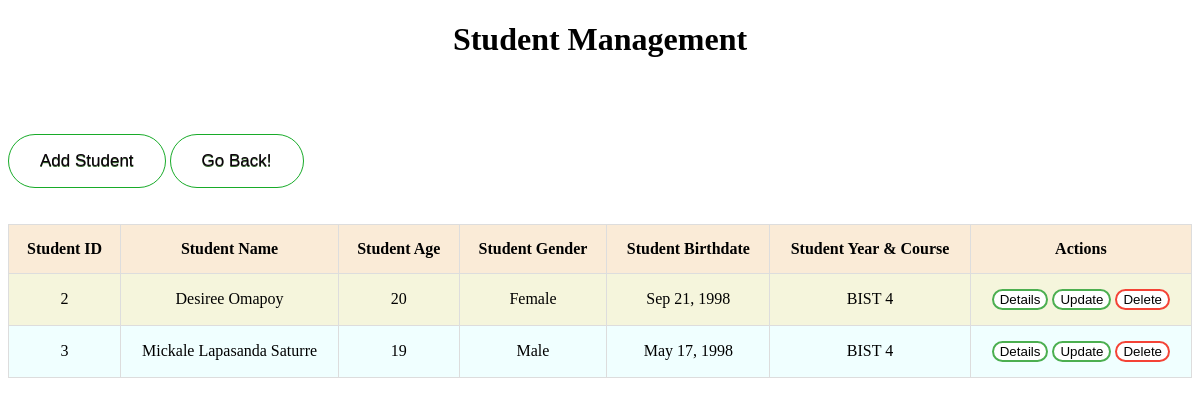
/studentmanagement.php, run on the app's committed database.
### tables this page shows
CREATE TABLE `students` (
  `student_id` int(11) NOT NULL,
  `student_fname` varchar(255) NOT NULL,
  `student_mname` varchar(255) DEFAULT NULL,
  `student_lname` varchar(255) NOT NULL,
  `student_age` varchar(255) NOT NULL,
  `student_gender` varchar(255) NOT NULL,
  `student_bdate` date NOT NULL,
  `student_year` smallint(6) NOT NULL,
  `student_course` varchar(255) NOT NULL
);

### dbcon.php (called while the page is built, shortened)
<?php
	function con(){
		return new PDO("mysql:host=localhost;dbname=skill2",'root','');
	}
	function viewAllStudents(){
		$con = con();
		$sql = "SELECT * FROM students";
		$stmt = $con->prepare($sql);
		$stmt->execute();
		$view = $stmt->fetchAll();
		return $view;
	}
?>

### studentmanagement.php (the view, shortened to what this page needs)
<?php
	require_once("dbcon.php");
	$students = viewAllStudents();
?>
<!DOCTYPE html>
<html>
<head>
<link rel="stylesheet" type="text/css" href="style.css">
</head>
<body>
 <center><h1>Student Management</h1></center>
 <br /><br /><br />
 <a href="addstudent.php"><button class="myButton">Add Student</button></a>
 <a href="index.php"><button class="myButton">Go Back!</button></a>
 <br /><br /><br />
 <table>
 	<thead>
 		<tr>
 			<th>Student ID</th>
 			<th>Student Name</th>
 			<th>Student Age</th>
 			<th>Student Gender</th>
 			<th>Student Birthdate</th>
 			<th>Student Year & Course</th>
 			<th>Actions</th>
 		</tr>
 	</thead>
 	<tbody>
 		<?php
 			if(count($students > 0)){
			foreach ($students as $row) {
 		?>
 		<tr>
 			<td><?php echo $row['student_id'];?></td>
 			<td><?php echo $row['student_fname'];?> <?php echo $row['student_mname'];?> <?php echo $row['student_lname'];?></td>
 			<td><?php echo $row['student_age'];?></td>
 			<td><?php echo $row['student_gender'];?></td>
 			<td><?php echo date('M d, Y', strtotime($row['student_bdate']));?></td>
 			<td><?php echo $row['student_course'];?> <?php echo $row['student_year'];?></td>
 			<td>
 			<a href="studentdetail.php?sid=<?php echo $row['student_id'];?>"><button class="button1">Details</button></a>
 			<a href="updatestudent.php?sid=<?php echo $row['student_id'];?>"><button class="button1">Update</button></a>
 			<a href="studentmanagement.php?sid=<?php echo $row['student_id'];?>"><button class="button3">Delete</button></a>
 			</td>
 		</tr>
<?php
		}
} ?>
 	</tbody>
 </table>
</body>
</html>

### style.css (style rules this page uses)
.myButton { background-color:#ffffff; -moz-border-radius:28px; -webkit-border-radius:28px; border-radius:28px; border:1px solid #18ab29; display:inline-block; cursor:pointer; color:#0f010f; font-family:Arial; font-size:17px; padding:16px 31px; text-decoration:none; text-shadow:0px 1px 0px #396e30; }
table, td, th { border: 1px solid #ddd; text-align: center; }
table { border-collapse: collapse; width: 100%; }
table th { background-color: #FAEBD7; }
table tr:nth-child(even) { background-color: #F0FFFF; }
table tr:nth-child(odd) { background-color: #F5F5DC; }
th, td { padding: 15px; }
.button1 { background-color: white; color: black; border: 2px solid #4CAF50; border-radius: 12px; }
.button3 { background-color: white; color: black; border: 2px solid #f44336; border-radius: 12px; }

### data on the page
students: student_id "2", student_fname "Desiree", student_lname "Omapoy", student_age "20", student_gender "Female", student_bdate "Sep 21, 1998", student_course "BIST", student_year "4"
students: student_id "3", student_fname "Mickale", student_mname "Lapasanda", student_lname "Saturre", student_age "19", student_gender "Male", student_bdate "May 17, 1998", student_course "BIST", student_year "4"
